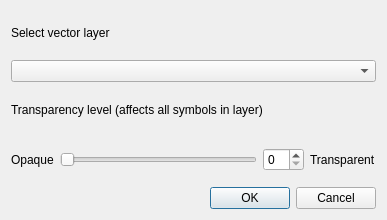
<?xml version="1.0" encoding="UTF-8"?>
<ui version="4.0">
 <class>VectorTransparency</class>
 <widget class="QDialog" name="VectorTransparency">
  <property name="geometry">
   <rect>
    <x>0</x>
    <y>0</y>
    <width>387</width>
    <height>220</height>
   </rect>
  </property>
  <property name="windowTitle">
   <string>VectorTransparency</string>
  </property>
  <layout class="QGridLayout" name="gridLayout">
   <item row="0" column="0">
    <widget class="QLabel" name="label">
     <property name="text">
      <string>Select vector layer</string>
     </property>
    </widget>
   </item>
   <item row="1" column="0">
    <widget class="QComboBox" name="comboBox"/>
   </item>
   <item row="2" column="0">
    <widget class="QLabel" name="label_2">
     <property name="text">
      <string>Transparency level (affects all symbols in layer)</string>
     </property>
     <property name="wordWrap">
      <bool>true</bool>
     </property>
    </widget>
   </item>
   <item row="3" column="0">
    <layout class="QHBoxLayout" name="horizontalLayout">
     <item>
      <widget class="QLabel" name="label_3">
       <property name="text">
        <string>Opaque</string>
       </property>
      </widget>
     </item>
     <item>
      <widget class="QSlider" name="horizontalSlider">
       <property name="orientation">
        <enum>Qt::Horizontal</enum>
       </property>
      </widget>
     </item>
     <item>
      <widget class="QSpinBox" name="spinBox"/>
     </item>
     <item>
      <widget class="QLabel" name="label_4">
       <property name="text">
        <string>Transparent</string>
       </property>
      </widget>
     </item>
    </layout>
   </item>
   <item row="4" column="0">
    <widget class="QDialogButtonBox" name="buttonBox">
     <property name="orientation">
      <enum>Qt::Horizontal</enum>
     </property>
     <property name="standardButtons">
      <set>QDialogButtonBox::Cancel|QDialogButtonBox::Ok</set>
     </property>
    </widget>
   </item>
  </layout>
 </widget>
 <resources/>
 <connections>
  <connection>
   <sender>buttonBox</sender>
   <signal>accepted()</signal>
   <receiver>VectorTransparency</receiver>
   <slot>accept()</slot>
   <hints>
    <hint type="sourcelabel">
     <x>227</x>
     <y>192</y>
    </hint>
    <hint type="destinationlabel">
     <x>157</x>
     <y>219</y>
    </hint>
   </hints>
  </connection>
  <connection>
   <sender>buttonBox</sender>
   <signal>rejected()</signal>
   <receiver>VectorTransparency</receiver>
   <slot>reject()</slot>
   <hints>
    <hint type="sourcelabel">
     <x>295</x>
     <y>198</y>
    </hint>
    <hint type="destinationlabel">
     <x>286</x>
     <y>219</y>
    </hint>
   </hints>
  </connection>
  <connection>
   <sender>spinBox</sender>
   <signal>valueChanged(int)</signal>
   <receiver>horizontalSlider</receiver>
   <slot>setValue(int)</slot>
   <hints>
    <hint type="sourcelabel">
     <x>191</x>
     <y>149</y>
    </hint>
    <hint type="destinationlabel">
     <x>155</x>
     <y>126</y>
    </hint>
   </hints>
  </connection>
  <connection>
   <sender>horizontalSlider</sender>
   <signal>sliderMoved(int)</signal>
   <receiver>spinBox</receiver>
   <slot>setValue(int)</slot>
   <hints>
    <hint type="sourcelabel">
     <x>188</x>
     <y>127</y>
    </hint>
    <hint type="destinationlabel">
     <x>197</x>
     <y>158</y>
    </hint>
   </hints>
  </connection>
 </connections>
</ui>
